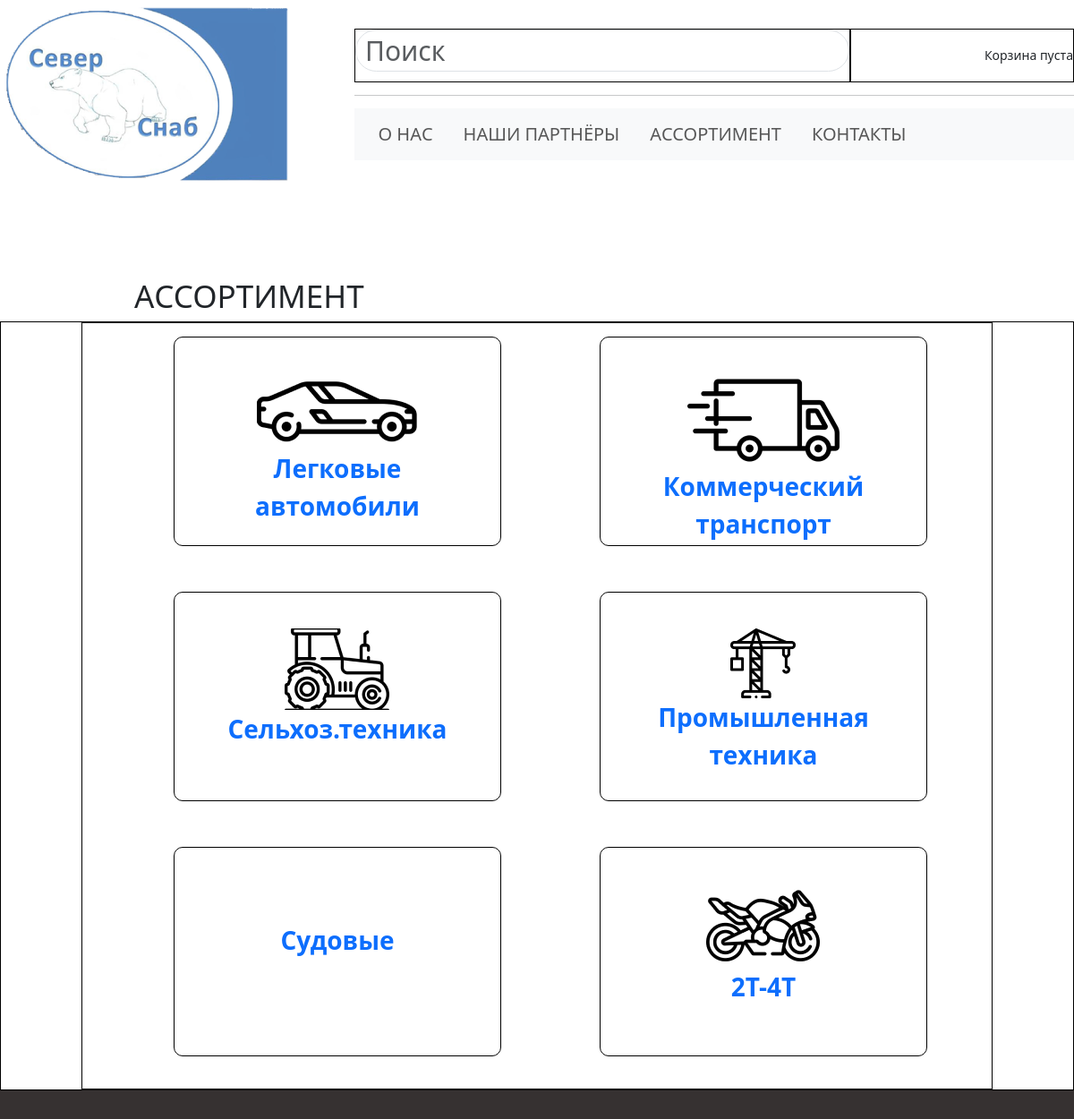
The app's page /assortment/ (upper part), older data.
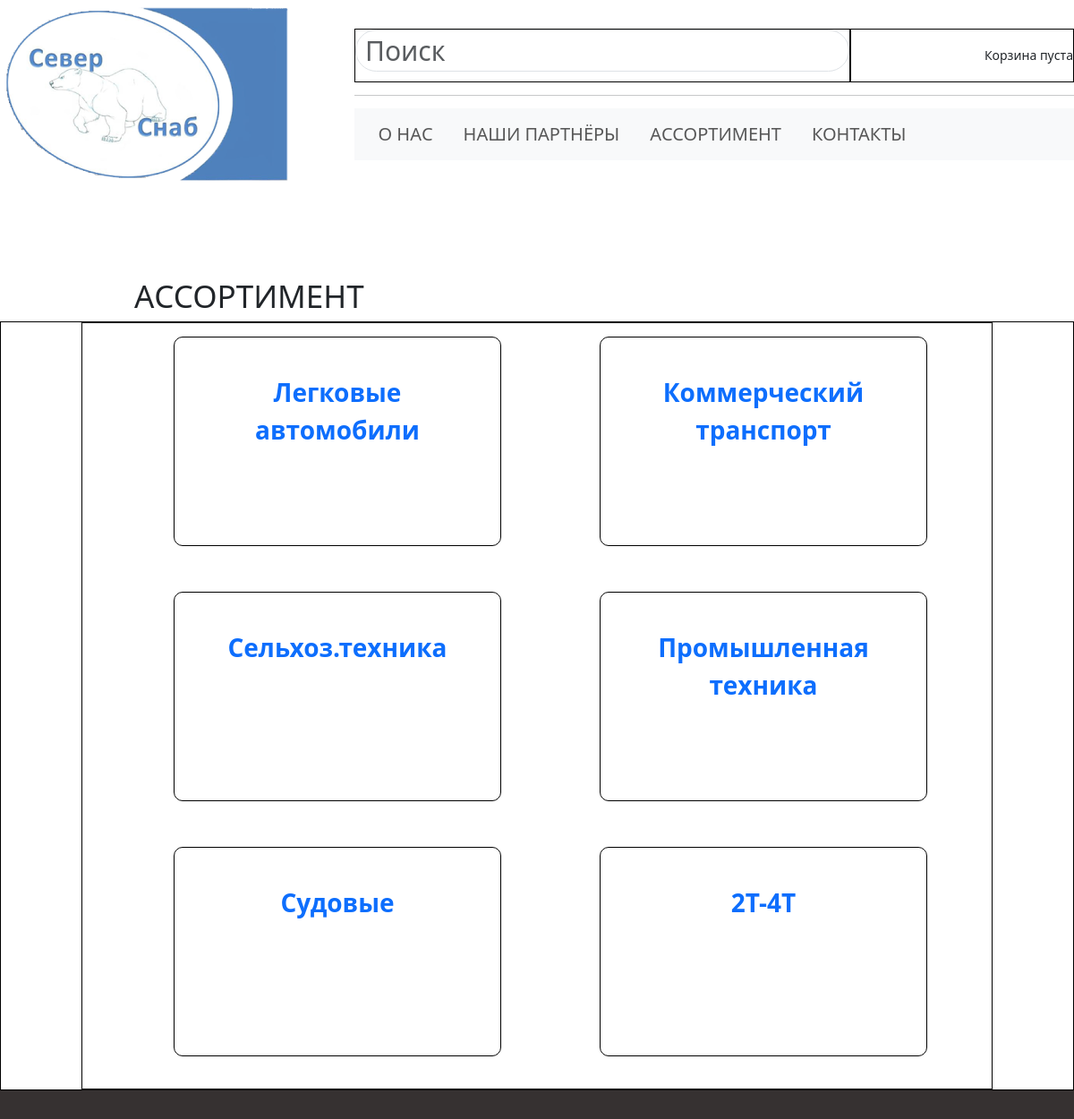
The same page, newer data.
### shop/models.py (models this page shows)
class CategoryImage(models.Model):
    categories = models.ForeignKey(Category, on_delete=models.CASCADE)
    img = models.ImageField(upload_to='img/categories')

class Category(models.Model):
    name = models.CharField(max_length=200)
    slug = models.SlugField()
    def __str__(self):
        return self.name
    def get_url(self):
        return reverse('assortment-by-category', args=[self.slug])

### shop/views.py (the view)
# urls.py: path('assortment/', views.show_categories, name='assortment'),
def show_categories(request):
    categories = Category.objects.all()
    data = {
        'categories': categories,
    }
    return render(request, 'shop/categories.html', data)

### cart/cart.py (called while the page is built)
    def __len__(self):
        return sum(item['quantity'] for item in self.cart.values())

### cart/context_processors.py (called while the page is built)
def cart(request):
    return {'cart': Cart(request)}

### shop/templates/shop/categories.html (shortened to what this page needs)
{% extends 'shop/base.html' %}
{% block pagename %}<h1 class="category_heading">Ассортимент</h1> {% endblock %}
{% block content %}
    <div class="category_container">
        <div class="category_body">
            {% for category in categories %}
                <a class="category" href="{{ category.get_url }}">
                    {% for catimg in category.categoryimage_set.all %}
                        <img src='{{ catimg.img.url }}' alt="">
                    {% endfor %}
                    <p>{{ category }}</p>
                </a>
            {% endfor %}
        </div>
    </div>
    <div class="ask">
        <div class="ask_body">
        </div>
    </div>
{% endblock %}

Row changes from the older to the newer data that the page shows:
removed CategoryImage: img (picture), shown under Category "Легковые автомобили"
removed CategoryImage: img (picture), shown under Category "Коммерческий транспорт"
removed CategoryImage: img (picture), shown under Category "Сельхоз.техника"
removed CategoryImage: img (picture), shown under Category "Промышленная техника"
removed CategoryImage: img (picture), shown under Category (number 6 of 6 on the later page)
